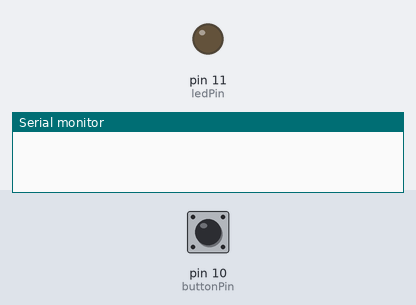
A sketch run on a simulated Arduino Uno, built with avr-gcc and run on an emulated ATmega328P. Parts: output pins drawn as LEDs (lit = HIGH), the last lines printed to the serial monitor. The test bench sets the inputs (shaded band); at power-on: pin 10 (buttonPin) HIGH.

Above: at 1.2 s.
1.3 s: pin 10 (buttonPin) pulled LOW for 0.15 s
2.9 s: pin 10 (buttonPin) pulled LOW for 1 s
At 4.2 s:
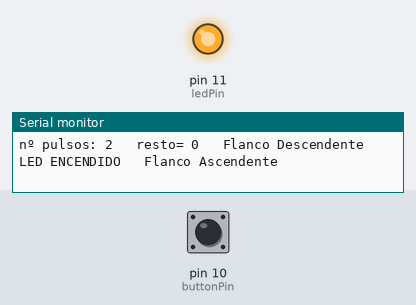
5.4 s: pin 10 (buttonPin) pulsed LOW 2 times (0.12 s each, 0.3 s apart)
At 6.4 s:
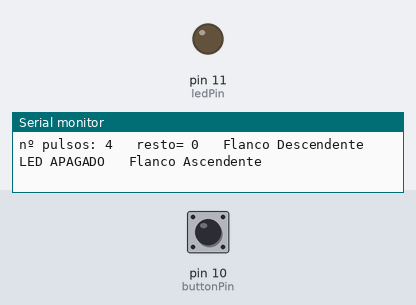
7.5 s: pin 10 (buttonPin) driven LOW
Timing chart, 0 to 10.0 s (numbered marks = the images above; inputs shaded):
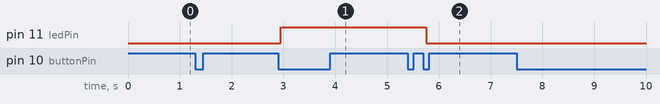

Measured:
- after the input at 2.9 s, pin 11 (ledPin): LOW → HIGH after 0.05 s
- after the input at 5.4 s, pin 11 (ledPin): HIGH → LOW after 0.35 s

The sketch:

Ejercicio10-cuentapulsos_manual.ino
```cpp
// this constant won't change:
const int  buttonPin = 10;    // the pin that the pushbutton is attached to
const int ledPin = 11;       // the pin that the LED is attached to
const int led_freq_pushes= 2; // Frequency of change of LED state in function of number of pushes

// Variables will change:
int estadoLed = 0;           // LED is off at starting
int buttonPushCounter = 0;   // counter for the number of button presses
int buttonState = 0;         // current state of the button
int lastButtonState = 0;     // previous state of the button

void setup() {
  // initialize the button pin as a input:
  pinMode(buttonPin, INPUT_PULLUP); //Internal pullup resistor (LOW when button is pressed)
  // initialize the LED as an output:
  pinMode(ledPin, OUTPUT);
  digitalWrite(ledPin, LOW); //Inicialmente apagado
  // initialize serial communication:
  Serial.begin(9600);
  lastButtonState = digitalRead(buttonPin); //inicializo el estado del pulsador
}

void loop() {
  // read the pushbutton input pin:
  buttonState = digitalRead(buttonPin);
  delay(50);  // --------------------
  // compare the buttonState to its previous state
  if (buttonState != lastButtonState) {
    // if the state has changed, increment the counter
    if (buttonState == LOW) {
      buttonPushCounter++;
      Serial.print("nº pulsos: ");
      Serial.print(buttonPushCounter);
      Serial.print("\t resto= ");
      Serial.print(buttonPushCounter % led_freq_pushes);
      Serial.print("\t Flanco Descendente\t");
      // Check pushes to activate LED every 'led_freq_pushes' pushes ('led_freq_pushes' ON y 'led_freq_pushes' OFF)
      if (buttonPushCounter % led_freq_pushes == 0) {
        estadoLed = !estadoLed; // Change the state of the LED every 'led_freq_pushes' pushes
      }
      digitalWrite(ledPin, estadoLed);
      estadoLed ? Serial.print("LED ENCENDIDO") : Serial.print("LED APAGADO"); //Operador ternario
    }
    else {
      Serial.println("\t Flanco Ascendente");
    }
  }
  // save the current state as the last state,
  //for next time through the loop
  lastButtonState = buttonState;
}
```
